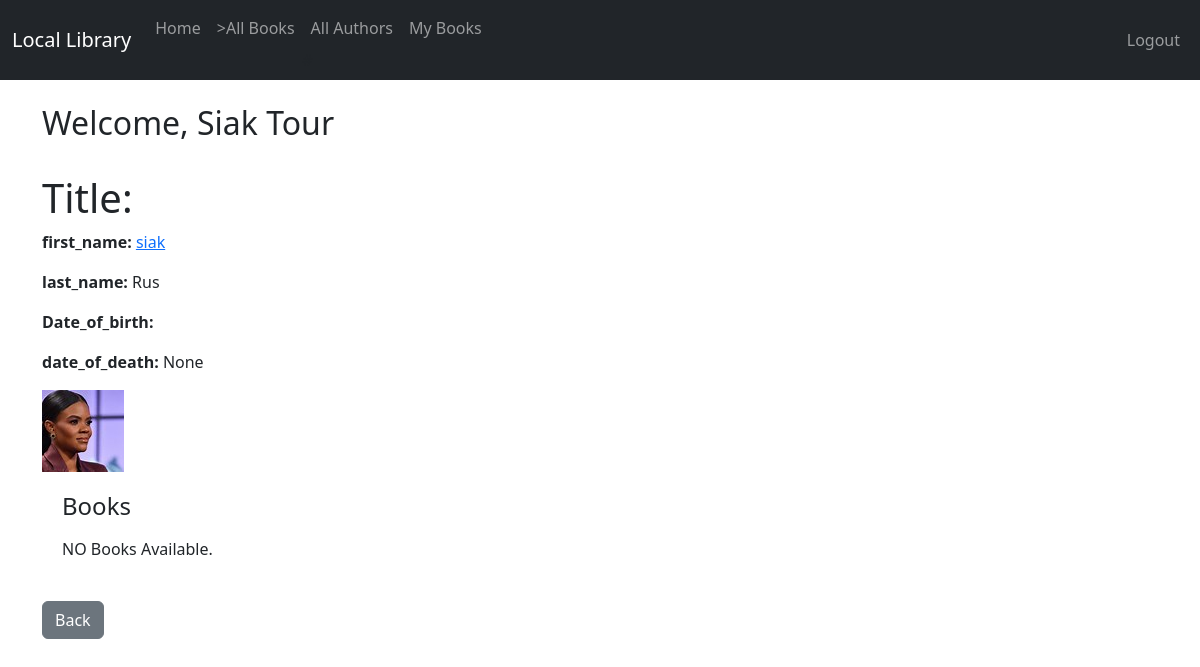
Page /author_detail/8 (signed in) on the committed database.
### catalog/models.py (models this page shows, shortened)
class Author(models.Model):
    first_name = models.CharField(max_length=100)
    last_name = models.CharField(max_length=100)
    date_of_birth = models.DateField(null=True, blank=True)
    date_of_death = models.DateField('Died', null=True, blank=True)
    author_image = models.ImageField(upload_to='images/', null=True, blank=True)
    class Meta:
        ordering = ['last_name', 'first_name']

### catalog/views.py (the view)
# urls.py: path('author_detail/<int:pk>', views.AuthorDetailView.as_view(), name='author_detail'),
class AuthorDetailView(LoginRequiredMixin, generic.DetailView):
    model = Author

### catalog/templates/catalog/author_detail.html
{% extends "catalog/base.html" %}
{% block content %}
  <h1>Title: {{ author.title }}</h1>
  <p><strong>first_name:</strong> <a href="">{{ author.first_name }}</a></p>
  <p><strong>last_name:</strong> {{ author.last_name }}</p>
  <p><strong>Date_of_birth:</strong> {{ author.Date_of_birth }}</p>
  <p><strong>date_of_death:</strong> {{ author.date_of_death }}</p>
<div>
    {% if author.author_image %}
        <img src="{{ author.author_image.url }}">
    {% endif %}
</div>
  <div style="margin-left:20px;margin-top:20px">
    <h4>Books</h4>
        {% if author.book_set.all %}
            {% for book in author.book_set.all %}
                <hr>
                    <p><a href="{{ book.get_absolute_url }}">{{ book.title }}</a> </p>
            {% endfor %}
        {% else %}
                <p> <p>NO Books Available.</p>
        {% endif %}
  </div>
       <br>
    <div class="d-grid gap-2 d-md-block">
      <a href="{% url 'author_list' %}" ><button class="btn btn-secondary" type="button">Back
      </button></a>
    </div>
{% endblock %}

### catalog/templates/catalog/base.html (shortened to what this page needs)
{% load static %}
<!doctype html>
<html lang="en">
<head>
    <link href="https://cdn.jsdelivr.net/npm/bootstrap@5.3.0-alpha1/dist/css/bootstrap.min.css" rel="stylesheet"
>
</head>
<body>
<nav class="navbar navbar-expand-lg navbar-dark bg-dark">
    <div class="container-fluid">
        <a class="navbar-brand" href="{% url 'index' %}">Local Library</a>
        <div class="collapse navbar-collapse" id="navbarSupportedContent">
            <ul class="navbar-nav me-auto mb-2 mb-lg-0">
                <li class="nav-item">
                    <a class="nav-link" href="{% url 'index' %}">Home</a>
                </li>
                <li class="nav-item">
                    <a class="nav-link" href="{% url 'book_list' %}">>All Books</a>
                </li>
                <li class="nav-item">
                    <a class="nav-link" href="{% url 'author_list' %}">All Authors</a> #
                </li>
                {% if user.is_authenticated %}
                    <li><a class="nav-link" href="{% url 'my_books' %}">My Books</a></li>
                {% endif %}
            </ul>
        </div>
    <ul class="nav navbar-nav ml-auto">
        {% if user.is_authenticated %}
            <li><a class="nav-link" href="{% url 'logout' %}">Logout</a>
            </li>
        {% endif %}
        </ul>
    </div>
</nav>
<br>
    <div class="container">
        {% if user.is_authenticated %}
            <p class="h2"> Welcome, {{ user.first_name }} {{ user.last_name }}</p>
        {% endif %}
    </div>
<div class="container">
    <br/>
<table class="table table-striped table-hover">
    {% block content %}
    {% endblock %}
</table>
</div>
</body>
</html>

### rows in the picture
Author: first_name "siak", last_name "Rus", date_of_death "None", author_image (picture)

### other values in the picture
{{ user.first_name }} "Siak"
{{ user.last_name }} "Tour"
